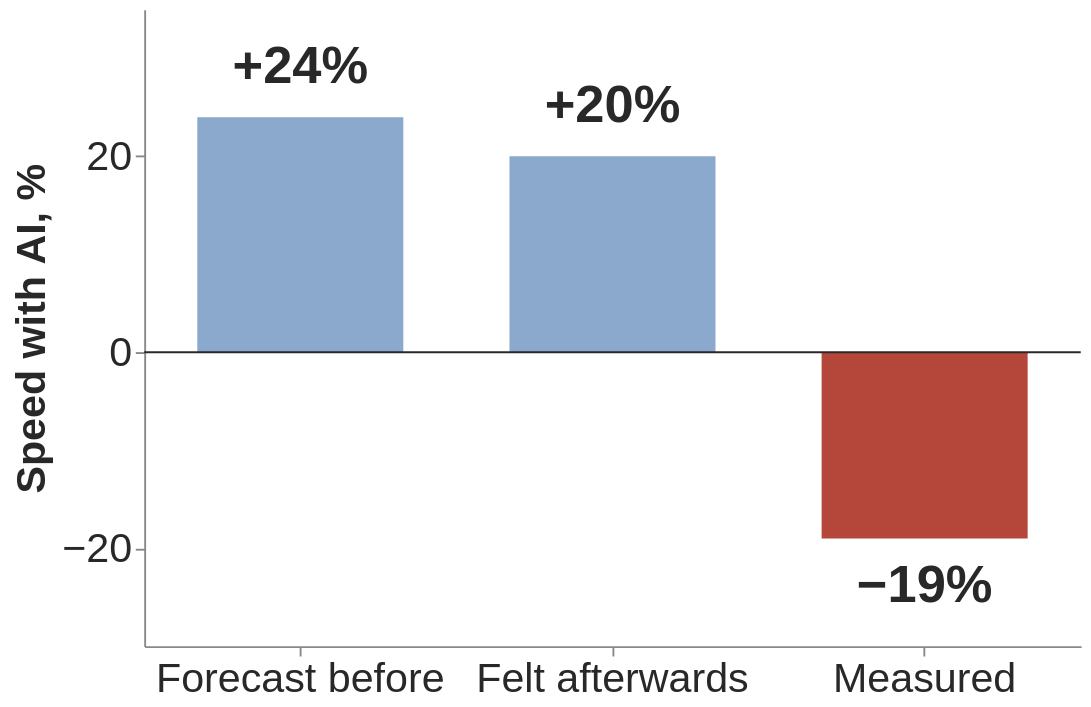

Vega-Lite specification for this chart:
### Vega-Lite specification from a JSON file in a GitHub repository (floating-point values rounded to 4 significant figures)
{"$schema": "https://vega.github.io/schema/vega-lite/v5.json", "width": 500, "height": 340, "data": {"values": [{"k": "Forecast before", "v": 24, "s": "up", "t": "+24%"}, {"k": "Felt afterwards", "v": 20, "s": "up", "t": "+20%"}, {"k": "Measured", "v": -19, "s": "down", "t": "−19%"}]}, "layer": [{"mark": {"type": "bar", "width": 110}, "encoding": {"x": {"field": "k", "type": "ordinal", "sort": null, "axis": {"title": null, "labelAngle": 0, "labelLimit": 220}}, "y": {"field": "v", "type": "quantitative", "scale": {"domain": [-30, 35]}, "axis": {"title": "Speed with AI, %", "grid": false, "values": [-20, 0, 20]}}, "color": {"field": "s", "type": "nominal", "scale": {"domain": ["up", "down"], "range": ["#8aa9cc", "#b5473a"]}, "legend": null}}}, {"transform": [{"calculate": "datum.v>0?datum.v+5:datum.v-5", "as": "p"}], "mark": {"type": "text", "fontSize": 28, "fontWeight": "bold", "color": "#282828"}, "encoding": {"x": {"field": "k", "type": "ordinal", "sort": null}, "y": {"field": "p", "type": "quantitative"}, "text": {"field": "t"}}}, {"data": {"values": [{"y": 0}]}, "mark": {"type": "rule", "color": "#282828"}, "encoding": {"y": {"field": "y", "type": "quantitative"}}}], "config": {"font": "Tahoma, Verdana, sans-serif", "axis": {"labelFontSize": 22, "titleFontSize": 22, "labelColor": "#282828", "titleColor": "#282828"}, "view": {"stroke": null}}}
